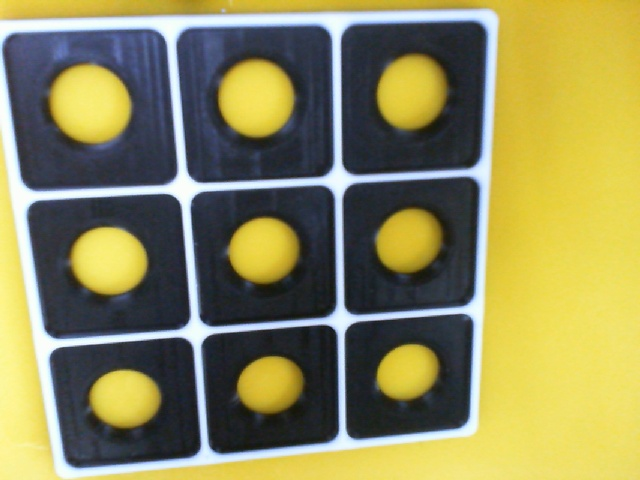
#> input picture test_images/62942a32-ball_20260529_141326_742675.jpg, 640 x 480 px; its folder holds only this picture in this run
$ python -i auto_label.py   (imports and definitions only)
#> lines starting #> are read from the running program, lines starting #| are printed output that depends on the picture; after the words box and inside, x2 and y2 are one past the last pixel; in counts of white or black regions, pixels touching at a corner belong together
#> in process_image, img is the input picture: shape (480, 640, 3); mean B, G, R 89.5, 137.6, 142
import cv2
import numpy as np
from pathlib import Path

# ==========================================================
# CONFIG
# ==========================================================

IMAGE_DIR = "dataset/images"
LABEL_DIR = "dataset/labels"
DEBUG_DIR = "dataset/debug"

# [2 lines not run here, left out]

# YOLO class IDs
EMPTY = 0
RED = 1
YELLOW = 2

# ==========================================================
# COLOR DETECTION
# ==========================================================


def classify_cell(cell):
    hsv = cv2.cvtColor(cell, cv2.COLOR_BGR2HSV)

    # RED MASK
    lower_red1 = np.array([0, 80, 50])
    upper_red1 = np.array([10, 255, 255])

    lower_red2 = np.array([160, 80, 50])
    upper_red2 = np.array([180, 255, 255])

    red_mask = cv2.inRange(hsv, lower_red1, upper_red1)
    red_mask |= cv2.inRange(hsv, lower_red2, upper_red2)

    # YELLOW MASK
    lower_yellow = np.array([15, 50, 50])
    upper_yellow = np.array([40, 255, 255])

    yellow_mask = cv2.inRange(hsv, lower_yellow, upper_yellow)

    red_pixels = cv2.countNonZero(red_mask)
    yellow_pixels = cv2.countNonZero(yellow_mask)

    if red_pixels > 500:
        return RED

    if yellow_pixels > 500:
        return YELLOW

    return EMPTY


# ==========================================================
# BOARD DETECTION
# ==========================================================

def find_board(img):
    gray = cv2.cvtColor(img, cv2.COLOR_BGR2GRAY)
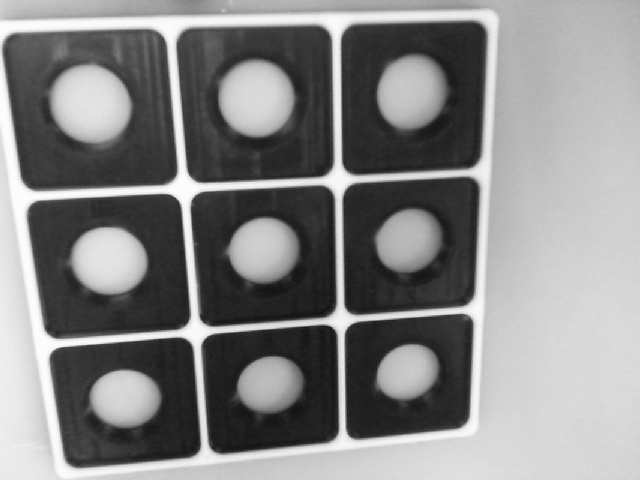
#> gray: shape (480, 640); min 19, max 255, mean 133.5

    blur = cv2.GaussianBlur(gray, (5, 5), 0)

    edges = cv2.Canny(blur, 50, 150)
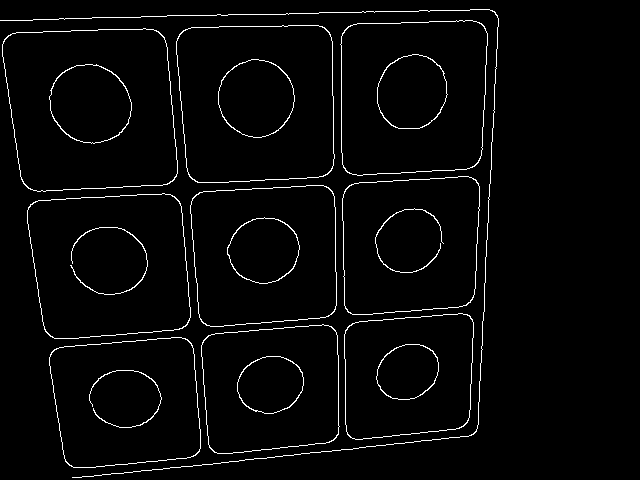
#> edges: shape (480, 640); 2.8% white in thin lines or dots, all inside (x1, y1, x2, y2) = (0, 9, 499, 478)

    contours, _ = cv2.findContours(
        edges,
        cv2.RETR_EXTERNAL,
        cv2.CHAIN_APPROX_SIMPLE
    )
#> contours = 10 contours, 1 with area under 20; largest, box (x1, y1, x2, y2) and area: (2, 28, 178, 192) 25166, (176, 25, 335, 183) 23101, (340, 20, 488, 176) 21200, (27, 193, 191, 339) 20688, (190, 185, 337, 327) 18739

    largest = None
    largest_area = 0

    for cnt in contours:
        area = cv2.contourArea(cnt)

        if area > largest_area:
            largest_area = area
            largest = cnt
#> this loop made 10 passes
#> (area, largest_area) on passes 1, 4, 7: (16995.5, 16995.5), (20687.5, 20687.5), (25166.5, 25166.5)
#> area on passes 2, 3, 5, 6, 8, 9: 15809.5, 14545, 18739, 17328, 23101, 21199.5
#> after the loop, largest = contour of 132 points, box (x1, y1, x2, y2) (2, 28, 178, 192), area 25166; largest_area = 25166.5

    if largest is None:
        return None

    x, y, w, h = cv2.boundingRect(largest)
#> x = 2; y = 28; w = 176; h = 164

    return x, y, w, h


# ==========================================================
# YOLO LABEL WRITER
# ==========================================================

def yolo_box(class_id, cx, cy, w, h):
    return f"{class_id} {cx:.6f} {cy:.6f} {w:.6f} {h:.6f}"


# ==========================================================
# PROCESS IMAGE
# ==========================================================

def process_image(image_path):
    img = cv2.imread(str(image_path))

    board = find_board(img)
#> board = (2, 28, 176, 164)

    if board is None:
        print(f"Board not found: {image_path.name}")
        return

    x, y, w, h = board
#> x = 2; y = 28; w = 176; h = 164

    debug = img.copy()

    cell_w = w / 3
#> cell_w = 58.67
    cell_h = h / 3
#> cell_h = 54.67

    labels = []

    for row in range(3):
        for col in range(3):

            x1 = int(x + col * cell_w)
            y1 = int(y + row * cell_h)

            x2 = int(x + (col + 1) * cell_w)
            y2 = int(y + (row + 1) * cell_h)

            cell = img[y1:y2, x1:x2]

            cls = classify_cell(cell)

            # YOLO normalized coords
            cx = ((x1 + x2) / 2) / img.shape[1]
            cy = ((y1 + y2) / 2) / img.shape[0]

            bw = (x2 - x1) / img.shape[1]
            bh = (y2 - y1) / img.shape[0]

            labels.append(
                yolo_box(cls, cx, cy, bw, bh)
            )

            color = {
                EMPTY: (0, 0, 0),
                RED: (0, 0, 255),
                YELLOW: (0, 255, 255)
            }[cls]

            cv2.rectangle(
                debug,
                (x1, y1),
                (x2, y2),
                color,
                2
            )
#> this loop made 3 passes
#> pass 1, in classify_cell, `yellow_mask = cv2.inRange(hsv, lower_yellow, upper_yellow)`:
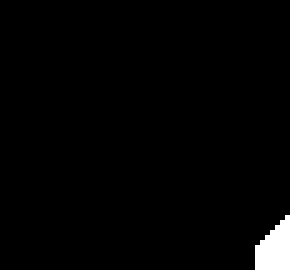
#> yellow_mask: shape (54, 58) (shown 5 times larger); 1.8% white; 1 white region, box (x1, y1, x2, y2) and area: (51, 43, 58, 54) 56
#> after the loop:
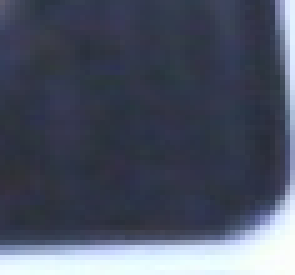
#> cell: shape (55, 59, 3) (shown 5 times larger); mean B, G, R 99.7, 82.6, 75.7
#> after the loop:
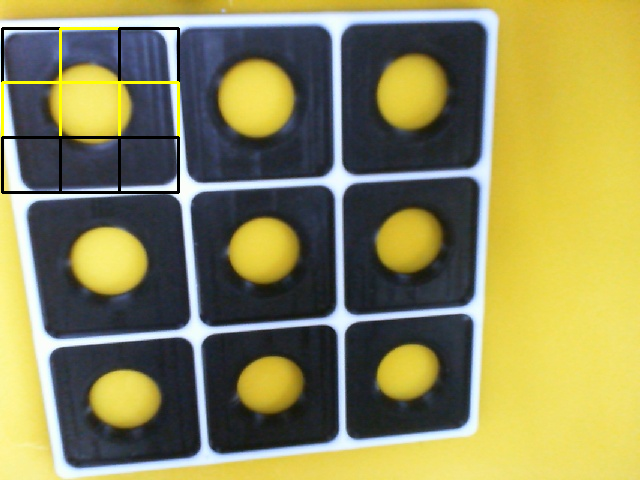
#> debug: shape (480, 640, 3); 1.3% of pixels changed, all inside (x1, y1, x2, y2) = (1, 27, 180, 194)
#> after the loop, labels = 9 items

#> (the run stopped early here; a loop or call above may not have finished)

$ run again, on test_images/b8a91def-ball_20260529_141406_294289.jpg
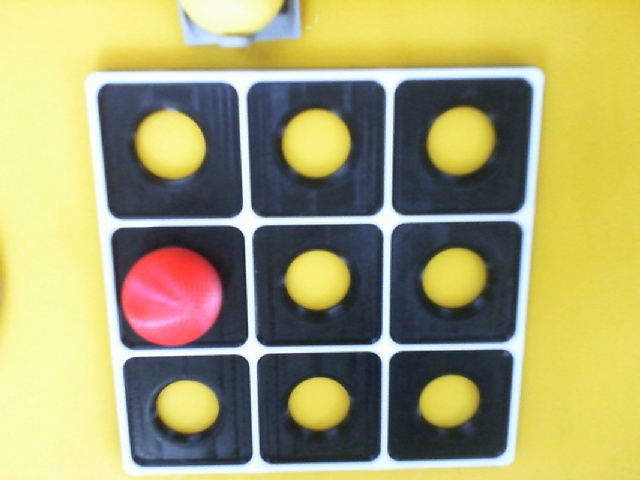
#> input picture test_images/b8a91def-ball_20260529_141406_294289.jpg, 640 x 480 px
#> in process_image, img is the input picture: shape (480, 640, 3); mean B, G, R 111.7, 162.7, 167
#> in find_board, `edges = cv2.Canny(blur, 50, 150)`:
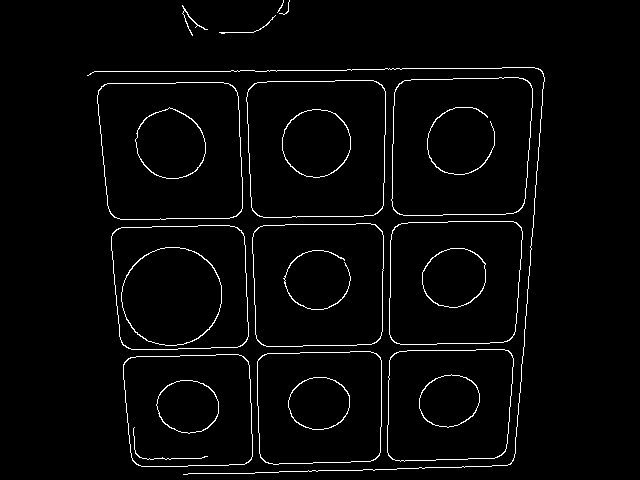
#> edges: shape (480, 640); 2.6% white in thin lines or dots, all inside (x1, y1, x2, y2) = (87, 0, 545, 475)
#> contours = 14 contours, 4 with area under 20; largest, box (x1, y1, x2, y2) and area: (97, 82, 243, 220) 18576, (391, 77, 533, 216) 18305, (246, 80, 386, 218) 18198, (111, 225, 249, 350) 15862, (389, 221, 523, 345) 15521
#> the loop in find_board, `for cnt in contours:` made 14 passes
#> (area, largest_area) on passes 1, 4, 7: (13542.5, 13542.5), (15862.5, 15862.5), (18575.5, 18575.5)
#> after the loop in find_board, `for cnt in contours:`: largest = contour of 78 points, box (x1, y1, x2, y2) (97, 82, 243, 220), area 18576; largest_area = 18575.5
#> in find_board, `x, y, w, h = cv2.boundingRect(largest)`: x = 97; y = 82; w = 146; h = 138
#> board = (97, 82, 146, 138)
#> in process_image, `x, y, w, h = board`: x = 97; y = 82; w = 146; h = 138
#> cell_w = 48.67
#> cell_h = 46
#> the loop in process_image, `for row in range(3):` made 3 passes
#> after the loop in process_image, `for row in range(3):`:
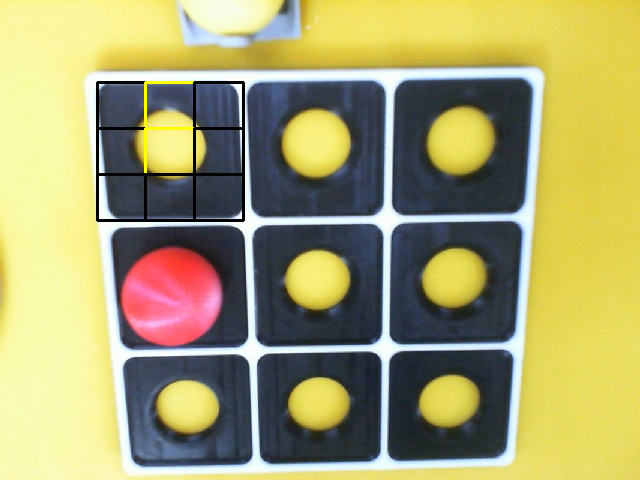
#> debug: shape (480, 640, 3); 1.08% of pixels changed, all inside (x1, y1, x2, y2) = (96, 81, 245, 222)
#> after the loop in process_image, `for row in range(3):`: labels = 9 items
